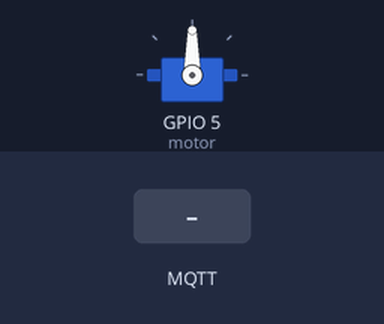
Recording of a sketch running on a simulated ESP8266 (NodeMCU). On the bench: servo. Inputs (shaded band) come from the test bench. WiFi joins after 1.5 s; servers stay silent unless stated; random numbers use the default seed unless the sketch sets one; no MQTT or app messages arrive unless stated; what the sketch prints to the serial monitor is not drawn.

Above: at 2.7 s.
2.8 s: MQTT message "1" arrives on the first subscribed topic
At 3.6 s:
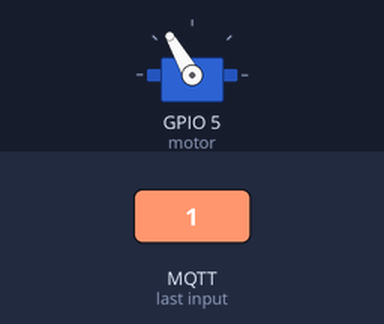
4.6 s: MQTT message "on" arrives on the first subscribed topic
At 4.75 s:
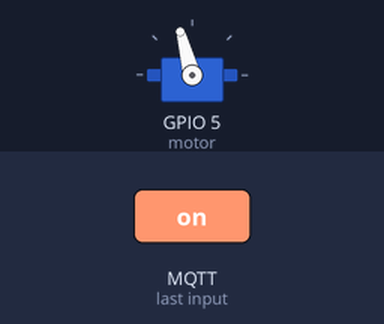
6.4 s: MQTT message "off" arrives on the first subscribed topic
At 7.5 s:
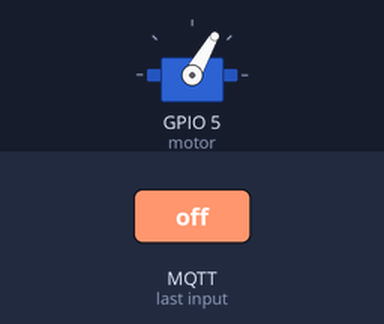
8.2 s: MQTT message "0" arrives on the first subscribed topic
At 8.9 s:
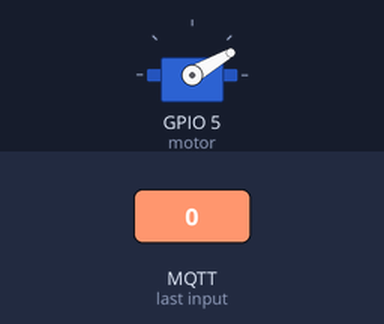
10.0 s: MQTT message "0" arrives on the first subscribed topic
At 11.5 s:
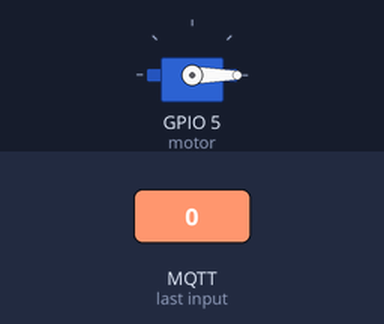
Timing chart, 0 to 12.8 s (numbered marks = the images above; inputs shaded):
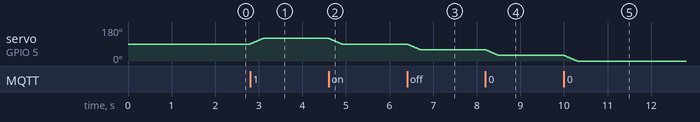

Measured:
- after the input at 2.8 s, servo on GPIO 5 (motor): moves from 90° to 120° over 0.30 s, starting at once
- after the input at 4.6 s, servo on GPIO 5 (motor): moves from 120° to 90° over 0.30 s, starting at once
- after the input at 6.4 s, servo on GPIO 5 (motor): moves from 90° to 60° over 0.30 s, starting at once
- after the input at 8.2 s, servo on GPIO 5 (motor): moves from 60° to 30° over 0.30 s, starting at once
- after the input at 10.0 s, servo on GPIO 5 (motor): moves from 30° to 0° over 0.30 s, starting at once

The sketch:

mqtt_esp8266_sub_for_fan.ino
```cpp
//-----------------------------------헤더 파일 모음---------------------------------------
#include <Servo.h>
#include <SPI.h>
#include <ESP8266WiFi.h>
#include <PubSubClient.h>
//-------------------------------------------------------------------------------------
//-----------------------------------서브모터 셋팅---------------------------------------
/*  *servo 변수 선언
    *motor을 입출력 7번 핀에 연결
    *초기 각도값 설정*/
Servo servo;
int motor = 5;
int angle = 90;
//-------------------------------------------------------------------------------------
//-----------------------------------WiFi 및 AWS 주소 설정-------------------------------
/*
    *AWS ip 설정 (13.125.190.107)
*/
const char* ssid = "PASCUCCI_3F_001_2G";
const char* password = "p0226028497";
const char* mqtt_server = "13.125.190.107";
//-------------------------------------------------------------------------------------
//-----------------------------------MQTT 객체 및 sub,pub 메세지 변수---------------------
WiFiClient espClient;
PubSubClient client(espClient);
long lastMsg = 0;
char msg[50];
int value = 0;
//-------------------------------------------------------------------------------------
//-----------------------------------초기 와이파이 연결 함수-------------------------------
void setup_wifi() {
  delay(10);
  Serial.println();
  Serial.print("Connecting to ");
  Serial.println(ssid);

  WiFi.begin(ssid, password);

  while (WiFi.status() != WL_CONNECTED) {
    delay(500);
    Serial.print(".");
  }

  randomSeed(micros());

  Serial.println("");
  Serial.println("WiFi connected");
  Serial.println("IP address: ");
  Serial.println(WiFi.localIP());
}
//-------------------------------------------------------------------------------------
//-----------------------------------콜백 함수 정의--------------------------------------
/*  *콜백함수는 Mqtt Sub 시 동작하는 함수로 Sub 시 필요한 로직을 정희한다
    *본 콜백함수에서는 센서 임계값을 Sub로 받은 후 if문으로 모터와 부저를 동작시킨다. */
void callback(char* topic, byte* payload, unsigned int length) {
   Serial.print("Message arrived [");
   Serial.print(topic);
   Serial.print("] ");
   String value = "";
   for (int i=0;i<length;i++) {
     value += (char)payload[i];
     Serial.print((char)payload[i]);
   }
   int realValue=value.toInt();
   if(realValue==1){
     for(int i = 0; i <30; i++)
       {
         angle = angle + 1;
         if(angle >=180)
         angle = 180;
         servo.write(angle);
         delay(10);
       }
   } else if(realValue==0){
     for(int i = 0; i <30; i++)
       {
         angle = angle -1;
         if(angle <= 0)
         angle = 0;
         servo.write(angle);
         delay(10);
       }
   }
   Serial.println();
}
//------------------------------------------------------------------------------------------
//-----------------------------------reconnect 함수 정의--------------------------------------
/*
   *맨처음 연결할 때와 연결이 끊겼을 때 재연결하기 위한 함수
*/
void reconnect() {
  // Loop until we're reconnected
  while (!client.connected()) {
    Serial.print("Attempting MQTT connection...");
    // Create a random client ID
    String clientId = "ESP8266Client-";
    clientId += String(random(0xffff), HEX);
    // Attempt to connect
    if (client.connect(clientId.c_str())) {
      Serial.println("connected");
      // Once connected, publish an announcement...
      client.publish("outTopic", "hello world");
      // ... and resubscribe
      client.subscribe("nodemcutest");
    } else {
      Serial.print("failed, rc=");
      Serial.print(client.state());
      Serial.println(" try again in 5 seconds");
      // Wait 5 seconds before retrying
      delay(5000);
    }
  }
}
//------------------------------------------------------------------------------------------
//-----------------------------------setUP--------------------------------------------------
/*  *Loop를 돌기 전 딱 한번만 실행되는 함수 */
void setup() {
  servo.attach(motor);
  Serial.begin(115200);
  setup_wifi();
  client.setServer(mqtt_server, 1883);
  client.setCallback(callback);
}
//------------------------------------------------------------------------------------------
//-----------------------------------loop--------------------------------------------------
/*   *무한 반복 */
void loop() {
  if (!client.connected()) {
    reconnect();
  }
  client.loop();
}
```
